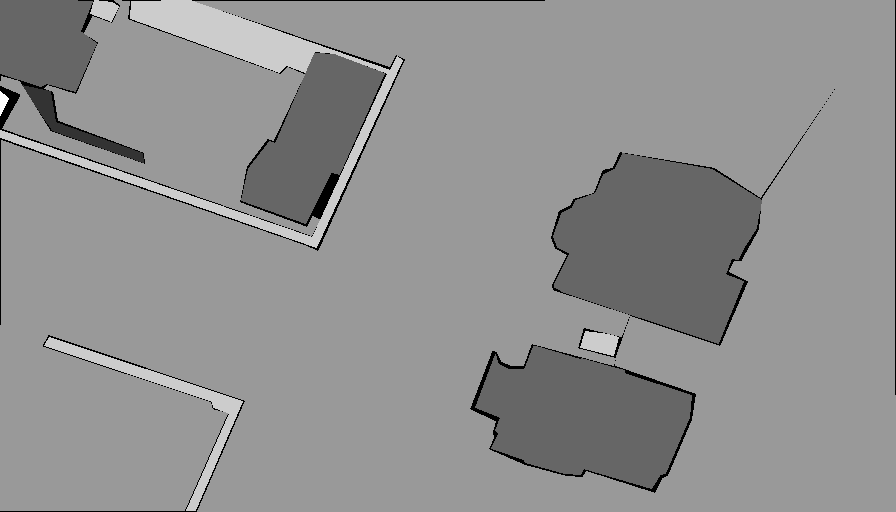
#> input picture Masks copy/Mask_1.png, 896 x 512 px, given in place of Image_54.png, which was not available
$ python check_mask.py
#> lines starting #> are read from the running program, lines starting #| are printed output that depends on the picture; pictures that were not available may be replaced by others from this repository, and a replacement may not be noted
import cv2
import numpy as np
import matplotlib.pyplot as plt

# Define the class colors for the overlay (based on your CLASS_MAP)
CLASS_COLORS = {
    1: (255, 0, 0),         # Road (Red)
    2: (0, 255, 0),         # Building (Green)
    3: (0, 0, 255),         # Vegetation (Blue)
    4: (0, 255, 255),       # Material (Yellow)
    5: (255, 255, 0),       # Water (Cyan)
    0: (0, 0, 0),           # Unassigned (Black)
}

# Function to create a color mask where each pixel has the corresponding class color
def create_colored_mask(mask):
    # Create an empty image to store the color-coded mask
    color_mask = np.zeros((mask.shape[0], mask.shape[1], 3), dtype=np.uint8)

    # Loop through each class ID and apply the corresponding color
    for class_id, color in CLASS_COLORS.items():
        # Apply color to all pixels that match the current class id
        color_mask[mask == class_id] = color

    return color_mask

# Function to display the three images: original, mask, and color-mapped mask
def display_images(image_path, mask_path):
    # Load the image and mask
#> called with image_path = '../Data/Full/Image_54.png', mask_path = '../Masks/Mask_54.png'
    image = cv2.imread(image_path)
#> image is the input picture: shape (512, 896, 3); min 0, max 5, mean 2.83
    mask = cv2.imread(mask_path, cv2.IMREAD_GRAYSCALE)
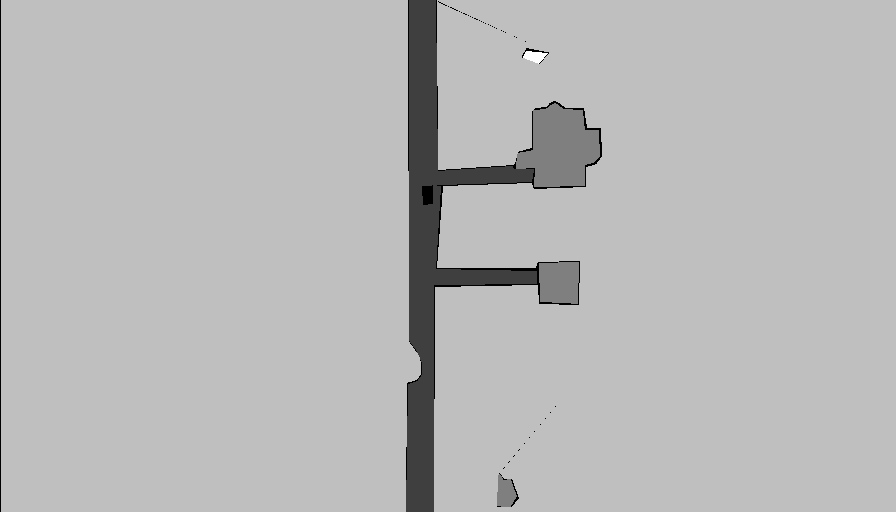
#> input picture Masks copy/Mask_54.png, 896 x 512 px, found by its file name
#> mask is the input picture: shape (512, 896); min 0, max 4, mean 2.9

    if image is None or mask is None:
        print("Error: Couldn't load the image or mask.")
        return

    # Ensure that the mask and image have the same dimensions
    if image.shape[:2] != mask.shape:
        print("Error: Image and mask dimensions don't match.")
        return

    # Create the color-coded mask where each class gets its corresponding color
    color_mask = create_colored_mask(mask)
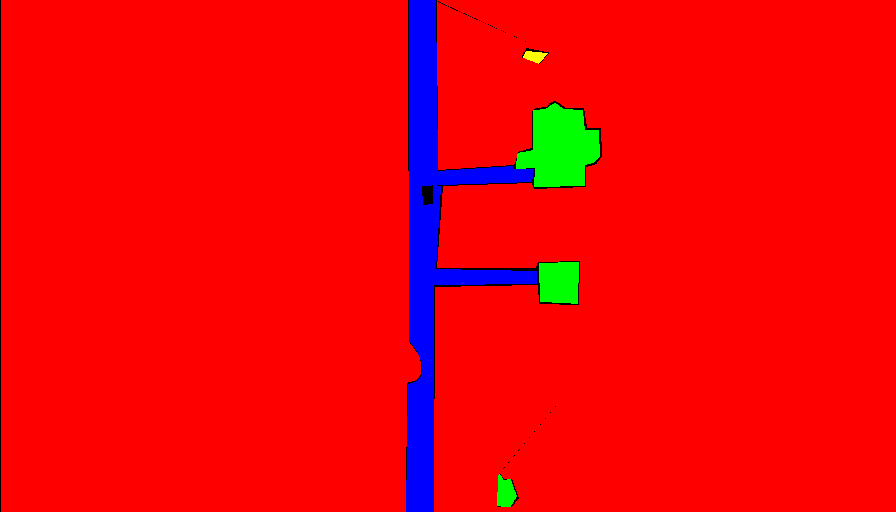
#> color_mask: shape (512, 896, 3); mean of channels 0, 1, 2 9.1, 3.9, 240.6; drawn as B, G, R

    # Set up the figure for displaying three images side by side
    plt.figure(figsize=(18, 6))

    # Display the original image
    plt.subplot(1, 3, 1)
    plt.imshow(cv2.cvtColor(image, cv2.COLOR_BGR2RGB))
    plt.title('Original Image')
    plt.axis('off')

    # Display the mask image (color-coded mask)
    plt.subplot(1, 3, 2)
    plt.imshow(cv2.cvtColor(color_mask, cv2.COLOR_BGR2RGB))
    plt.title('Color Mapped Mask')
    plt.axis('off')

    # Display the same mask image as the third one (color-coded mask)
    plt.subplot(1, 3, 3)
    plt.imshow(cv2.cvtColor(color_mask, cv2.COLOR_BGR2RGB))
    plt.title('Classified Mask')
    plt.axis('off')

    # Show the images
    plt.show()
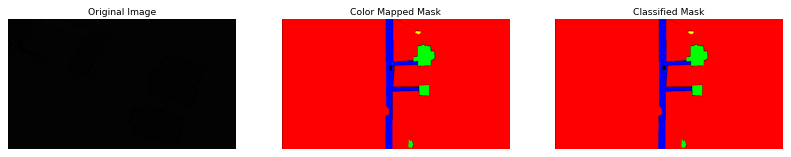
#> figure drawn by matplotlib, 3 panels

# Example usage:
image_path = '../Data/Full/Image_54.png'   # Path to the input image
mask_path = '../Masks/Mask_54.png'         # Path to the corresponding mask

# Call the function
display_images(image_path, mask_path)
